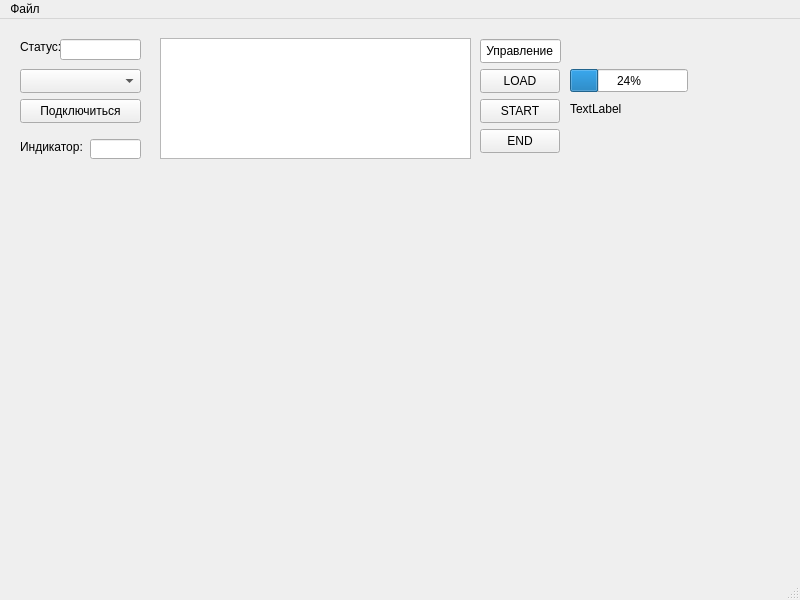
<?xml version="1.0" encoding="UTF-8"?>
<ui version="4.0">
 <class>MainWindow</class>
 <widget class="QMainWindow" name="MainWindow">
  <property name="geometry">
   <rect>
    <x>0</x>
    <y>0</y>
    <width>800</width>
    <height>600</height>
   </rect>
  </property>
  <property name="windowTitle">
   <string>MainWindow</string>
  </property>
  <widget class="QWidget" name="centralwidget">
   <widget class="QWidget" name="widget" native="true">
    <property name="geometry">
     <rect>
      <x>0</x>
      <y>0</y>
      <width>791</width>
      <height>581</height>
     </rect>
    </property>
    <widget class="QPushButton" name="connectToPort">
     <property name="geometry">
      <rect>
       <x>20</x>
       <y>80</y>
       <width>121</width>
       <height>24</height>
      </rect>
     </property>
     <property name="text">
      <string>Подключиться</string>
     </property>
    </widget>
    <widget class="QLabel" name="labelStatus">
     <property name="geometry">
      <rect>
       <x>20</x>
       <y>20</y>
       <width>51</width>
       <height>16</height>
      </rect>
     </property>
     <property name="text">
      <string>Статус:</string>
     </property>
    </widget>
    <widget class="QComboBox" name="comboBox">
     <property name="geometry">
      <rect>
       <x>20</x>
       <y>50</y>
       <width>121</width>
       <height>24</height>
      </rect>
     </property>
    </widget>
    <widget class="QLabel" name="labelIndicate">
     <property name="geometry">
      <rect>
       <x>20</x>
       <y>120</y>
       <width>71</width>
       <height>16</height>
      </rect>
     </property>
     <property name="text">
      <string>Индикатор:</string>
     </property>
    </widget>
    <widget class="QLineEdit" name="lineStatus">
     <property name="geometry">
      <rect>
       <x>60</x>
       <y>20</y>
       <width>81</width>
       <height>21</height>
      </rect>
     </property>
    </widget>
    <widget class="QLineEdit" name="lineIndicate">
     <property name="geometry">
      <rect>
       <x>90</x>
       <y>120</y>
       <width>51</width>
       <height>20</height>
      </rect>
     </property>
    </widget>
    <widget class="QPushButton" name="buttonLoad">
     <property name="geometry">
      <rect>
       <x>480</x>
       <y>50</y>
       <width>80</width>
       <height>24</height>
      </rect>
     </property>
     <property name="text">
      <string>LOAD</string>
     </property>
    </widget>
    <widget class="QPushButton" name="buttonStart">
     <property name="geometry">
      <rect>
       <x>480</x>
       <y>80</y>
       <width>80</width>
       <height>24</height>
      </rect>
     </property>
     <property name="text">
      <string>START</string>
     </property>
    </widget>
    <widget class="QPushButton" name="buttonEnd">
     <property name="geometry">
      <rect>
       <x>480</x>
       <y>110</y>
       <width>80</width>
       <height>24</height>
      </rect>
     </property>
     <property name="text">
      <string>END</string>
     </property>
    </widget>
    <widget class="QLineEdit" name="lineEdit">
     <property name="geometry">
      <rect>
       <x>480</x>
       <y>20</y>
       <width>81</width>
       <height>24</height>
      </rect>
     </property>
     <property name="text">
      <string> Управление</string>
     </property>
    </widget>
    <widget class="QTextEdit" name="textLogs">
     <property name="geometry">
      <rect>
       <x>160</x>
       <y>19</y>
       <width>311</width>
       <height>121</height>
      </rect>
     </property>
    </widget>
    <widget class="QProgressBar" name="progressBar">
     <property name="geometry">
      <rect>
       <x>570</x>
       <y>50</y>
       <width>118</width>
       <height>23</height>
      </rect>
     </property>
     <property name="value">
      <number>24</number>
     </property>
    </widget>
    <widget class="QLabel" name="labelProgressBytes">
     <property name="geometry">
      <rect>
       <x>570</x>
       <y>80</y>
       <width>121</width>
       <height>20</height>
      </rect>
     </property>
     <property name="text">
      <string>TextLabel</string>
     </property>
    </widget>
   </widget>
  </widget>
  <widget class="QMenuBar" name="menubar">
   <property name="geometry">
    <rect>
     <x>0</x>
     <y>0</y>
     <width>800</width>
     <height>21</height>
    </rect>
   </property>
   <widget class="QMenu" name="menu">
    <property name="title">
     <string>Файл</string>
    </property>
    <addaction name="DownloadBin"/>
   </widget>
   <addaction name="menu"/>
  </widget>
  <widget class="QStatusBar" name="statusbar"/>
  <action name="DownloadBin">
   <property name="text">
    <string>Загрузить бинарный файл</string>
   </property>
  </action>
 </widget>
 <resources/>
 <connections/>
</ui>
